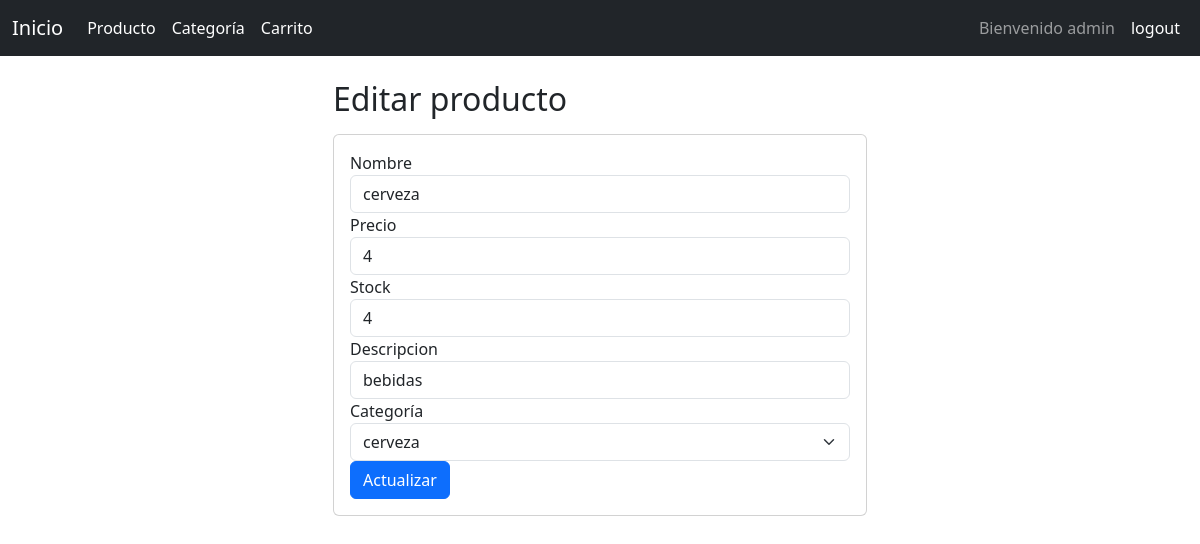
The page /productos/Editar_producto/5 (signed in) on the database its author committed.
### productos/models.py (models this page shows, shortened)
class Productos(models.Model):
    id_producto = models.AutoField(primary_key=True)
    nombre = models.CharField(max_length=20)
    precio = models.IntegerField(default=0)
    stock = models.IntegerField(default=0)
    descripcion = models.CharField(max_length=20)
    categoria = models.ForeignKey(Categoria,on_delete=models.CASCADE)

### categorias/models.py (models this page shows, shortened)
class Categoria(models.Model):
    id_categoria = models.AutoField(primary_key=True)
    nombre = models.CharField(max_length=100)

### productos/views.py (the view, shortened to what this page needs)
# urls.py: path('Editar_producto/<id_producto>', views.Editar_producto,name='Editar_producto'), # Ruta para la vista que edita un producto existente, pasando el ID del producto como parámetro
def Editar_producto(request, id_producto):
    producto = Productos.objects.get(id_producto=id_producto)
    categorias = Categoria.objects.all()
    return render(request, 'editar_producto.html', {'producto': producto, 'categorias': categorias})

### productos/templates/editar_producto.html (shortened to what this page needs)
{% extends 'base.html' %}
{% block content %}
<div class="container mt-3 mb-3">
    <div class="row justify-content-center">
        <div class="col-sm-8 col-md-8 col-lg-8 col-xl-6">
            <h2 class="mb-3">Editar producto</h2>
            <div class="card">
                <div class="card-body">
                    <form method="POST">
                        <div class="form-group">
                            <label for="nombre">Nombre</label>
                            <input type="text" class="form-control" id="nombre" name="nombre" value="{{ producto.nombre }}" placeholder="Ingresa Nombre" required>
                        </div>
                        <div class="form-group">
                            <label for="precio">Precio</label>
                            <input type="number" class="form-control" id="precio" name="precio" value="{{ producto.precio }}" placeholder="Ingresa precio">
                        </div>
                        <div class="form-group">
                            <label for="stock">Stock</label>
                            <input type="number" class="form-control" id="stock" name="stock" value="{{ producto.stock }}" placeholder="Ingresa stock">
                        </div>
                        <div class="form-group">
                            <label for="descripcion">Descripcion</label>
                            <input type="text" class="form-control" id="descripcion" name="descripcion" value="{{ producto.descripcion }}" placeholder="Ingresa stock">
                        </div>
                        <div class="form-group">
                            <label for="categoria">Categoría</label><br/>
                            <select class="form-select" id="categoria" name="categoria" required>
                                {% for categoria in categorias %}
                                    <option value="{{ categoria.id_categoria }}" {% if producto.categoria.id_categoria == categoria.id_categoria %} selected {% endif %}>{{ categoria.nombre }}</option>
                                {% endfor %}
                            </select>
                        </div>
                        <button type="submit" class="btn btn-primary">Actualizar</button>
                    </form>
                </div>
            </div>
        </div>
    </div>
</div>
{% endblock content %}

### templates/base.html (shortened to what this page needs)
<!DOCTYPE html>
<html lang="es">
<head>
    <link href="https://cdn.jsdelivr.net/npm/bootstrap@5.3.0/dist/css/bootstrap.min.css" rel="stylesheet">
</head>
<body>
<nav class="navbar navbar-expand-lg navbar-dark bg-dark">
    <div class="container-fluid">
        <a class="navbar-brand" href="{% url 'home' %}">Inicio</a>
        <div class="collapse navbar-collapse" id="navbarNav">
            {% if user.is_authenticated %}
            <ul class="navbar-nav me-auto">
                <li class="nav-item">
                    <a class="nav-link active" href="/productos">Producto</a>
                </li>
                <li class="nav-item">
                    <a class="nav-link active" href="/categorias">Categoría</a>
                </li>
                <li class="nav-item">
                    <a class="nav-link active" href="#">Carrito</a>
                </li>
            </ul>
            <ul class="navbar-nav ms-auto">
                <li class="nav-item d-flex align-items-center">
                    <span class="navbar-text me-2">
                        Bienvenido {{ user }}
                    </span>
                </li>
                <li class="nav-item">
                    <a class="nav-link active" href="/logout">logout</a>
                </li>
            </ul>
            {% endif %}
        </div>
    </div>
</nav>
<div class="container mt-4">
    {% block content %}
    {% endblock %}
</div>
</body>
</html>

### rows shown on the page
Productos: nombre "cerveza", precio "4", stock "4", descripcion "bebidas", categoria "cerveza"

### other values the page prints
{{ user }} "admin"
